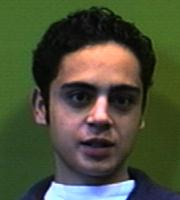
#> input picture TP2/images/Essex_Faces/94/ajones.19.jpg, 180 x 200 px
$ python KMeans_Clustering.py ../images/Essex_Faces/94/ajones.19.jpg
#> lines starting #> are read from the running program, lines starting #| are printed output that depends on the picture; long printed decimals are rounded
import numpy as np
import cv2
import sys

from sklearn.cluster import KMeans

if len(sys.argv) != 2:
  print ("Usage :",sys.argv[0],"<Image_in>")
  sys.exit(2)
else:
  img_bgr=cv2.imread(sys.argv[1],-1)
#> img_bgr is the input picture: shape (200, 180, 3); mean B, G, R 57, 80.3, 75.4
(h_img,w_img,c) = img_bgr.shape
#> h_img = 200; w_img = 180; c = 3
print("Dimension de l'image :",h_img,"lignes x",w_img,"colonnes x",c,"canaux")
#| Dimension de l'image : 200 lignes x 180 colonnes x 3 canaux
print("Type de l'image :",img_bgr.dtype)
#| Type de l'image : uint8

# Création des clusters (entraînement) sur une image
Nb_classes = 8
img_samples = np.reshape(img_bgr,(-1,3))
kmeans = KMeans(n_clusters=Nb_classes, random_state=0).fit(img_samples)
# Affichage des centres de cluster
print("Centres des clusters : ",kmeans.cluster_centers_)
#| Centres des clusters :  [[ 59.065  54.134  59.305]
#|  [117.341 122.977 166.999]
#|  [ 16.898  20.460  19.484]
#|  [249.318 212.972 174.279]
#|  [ 30.816   68.395   51.243]
#|  [ 86.633  87.177 106.093]
#|  [139.684 163.857 235.875]
#|  [ 42.664 103.719  70.814]]
# Affichage des labels dans l'image d'entraînement
img_labels = np.reshape(kmeans.labels_,(h_img,w_img))
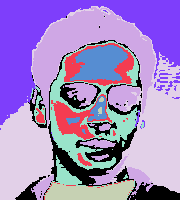
#> img_labels: shape (200, 180) int32; 8 distinct labels, from 0 to 7; one colour per label, 0 black
print("Type de l'image de label :",img_labels.dtype)
#| Type de l'image de label : int32
# Normalisation pour affichage
img_labels_display = (img_labels*255)/(Nb_classes - 1)
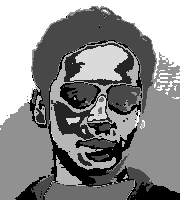
#> img_labels_display: shape (200, 180) float64; min 0, max 255, mean 140.1
img_labels_display = img_labels_display.astype(np.uint8)
cv2.imshow("Clusters dans l'image (train)",img_labels_display)
cv2.waitKey(0)

# Pour tester sur une autre image : kmeans.predict(new_img_samples)

$ run again, on TP2/images/Essex_Faces/94/anpage.19.jpg
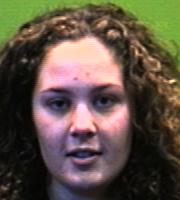
#> input picture TP2/images/Essex_Faces/94/anpage.19.jpg, 180 x 200 px
#> img_bgr is the input picture: shape (200, 180, 3); mean B, G, R 69.8, 83.1, 95.8
#| Dimension de l'image : 200 lignes x 180 colonnes x 3 canaux
#| Type de l'image : uint8
#| Centres des clusters :  [[ 10.174  13.601  14.841]
#|  [118.621 113.597 146.094]
#|  [198.104 196.884 250.253]
#|  [ 51.339  62.719  76.819]
#|  [ 65.030 165.227 122.262]
#|  [156.785 148.445 200.090 ]
#> (further printed lines are left out)
#> `img_labels = np.reshape(kmeans.labels_,(h_img,w_img))`:
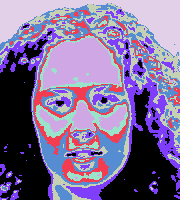
#> img_labels: shape (200, 180) int32; 8 distinct labels, from 0 to 7; one colour per label, 0 black
#| Type de l'image de label : int32
#> `img_labels_display = (img_labels*255)/(Nb_classes - 1)`:
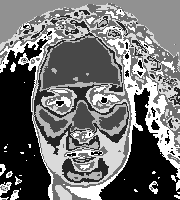
#> img_labels_display: shape (200, 180) float64; min 0, max 255, mean 113.1

$ run again, on TP2/images/Essex_Faces/94/asamma.19.jpg
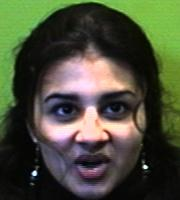
#> input picture TP2/images/Essex_Faces/94/asamma.19.jpg, 180 x 200 px
#> img_bgr is the input picture: shape (200, 180, 3); mean B, G, R 58.6, 78.8, 74.7
#| Dimension de l'image : 200 lignes x 180 colonnes x 3 canaux
#| Type de l'image : uint8
#| Centres des clusters :  [[ 38.994  46.340  48.142]
#|  [155.383 153.670 190.281]
#|  [ 10.784  14.729  13.668 ]
#|  [ 76.534 183.075 118.869]
#|  [115.619 109.158 129.086 ]
#|  [203.344 206.832 247.743]
#> (further printed lines are left out)
#> `img_labels = np.reshape(kmeans.labels_,(h_img,w_img))`:
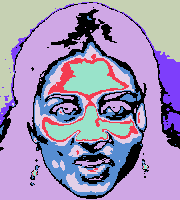
#> img_labels: shape (200, 180) int32; 8 distinct labels, from 0 to 7; one colour per label, 0 black
#| Type de l'image de label : int32
#> `img_labels_display = (img_labels*255)/(Nb_classes - 1)`:
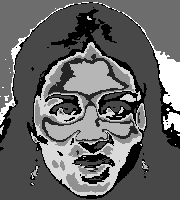
#> img_labels_display: shape (200, 180) float64; min 0, max 255, mean 102.3

$ run again, on TP2/images/Essex_Faces/94/asheal.18.jpg
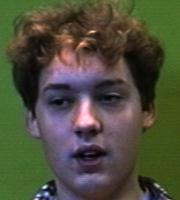
#> input picture TP2/images/Essex_Faces/94/asheal.18.jpg, 180 x 200 px
#> img_bgr is the input picture: shape (200, 180, 3); mean B, G, R 60.1, 78.2, 78.1
#| Dimension de l'image : 200 lignes x 180 colonnes x 3 canaux
#| Type de l'image : uint8
#| Centres des clusters :  [[101.448    92.488 109.151]
#|  [ 16.227    21.472  24.249]
#|  [ 27.870  79.074  63.439]
#|  [145.069 118.421 146.139]
#|  [ 67.227  71.844  84.556]
#|  [ 49.287 106.399  74.192]
#> (further printed lines are left out)
#> `img_labels = np.reshape(kmeans.labels_,(h_img,w_img))`:
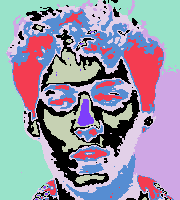
#> img_labels: shape (200, 180) int32; 8 distinct labels, from 0 to 7; one colour per label, 0 black
#| Type de l'image de label : int32
#> `img_labels_display = (img_labels*255)/(Nb_classes - 1)`:
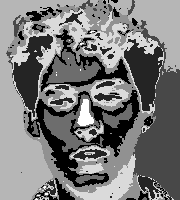
#> img_labels_display: shape (200, 180) float64; min 0, max 255, mean 121.8
